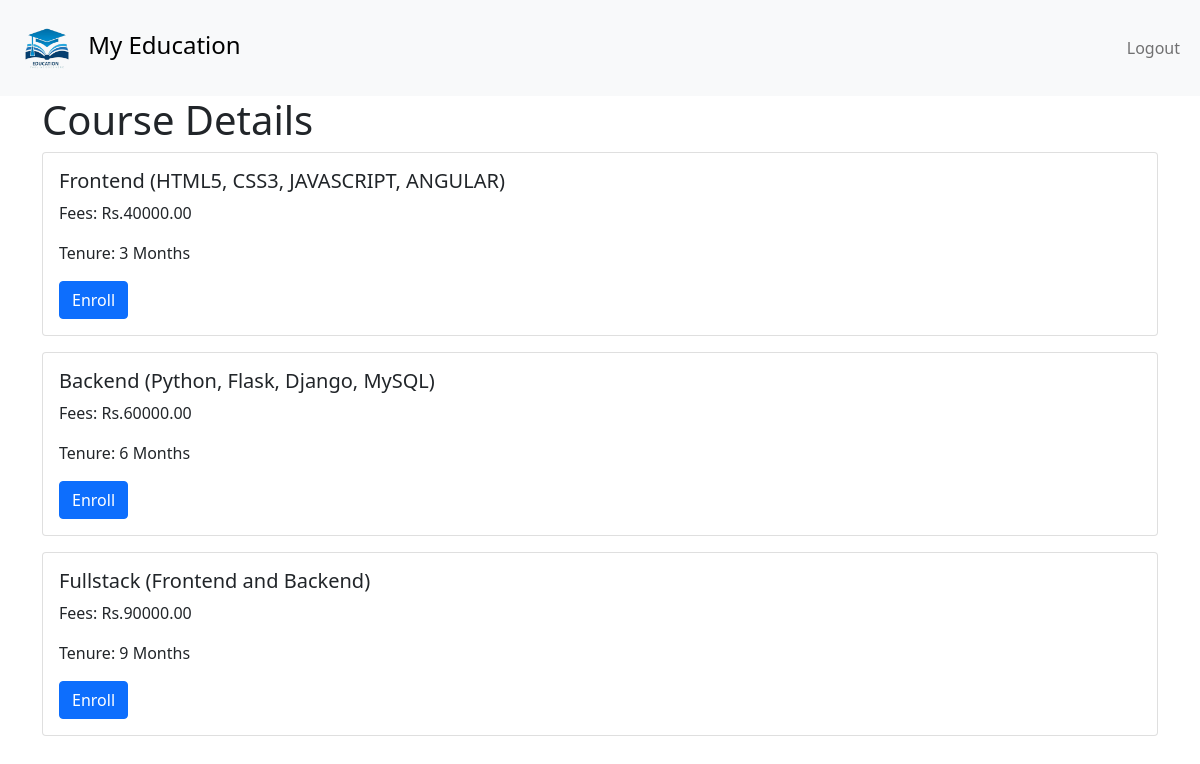
Screenshot of /college_details/buy_course/ (signed in) with the database file from the repository.
### college_details/models.py (models this page shows, shortened)
class Course(models.Model):
    name = models.CharField(max_length=100)
    fees = models.DecimalField(max_digits=10, decimal_places=2)
    tenure = models.CharField(max_length=50)

### college_details/views.py (the view)
# urls.py: path('buy_course/', views.buy_course, name='buy_course'),
@login_required
def buy_course(request):
    courses = Course.objects.all()
    return render(request, 'buy_course.html', {'courses': courses})

### college_details/custom_context_processors.py (called while the page is built)
def user_group(request):
    if request.user.is_authenticated:
        if request.user.is_superuser:
            user_group = 'Superuser'
        elif request.user.is_staff:
            user_group = 'Staff'
        else:
            user_group = 'Regular User'
    else:
        user_group = None
    return {'user_group': user_group}

### college_details/templates/buy_course.html (shortened to what this page needs)
{% extends 'base.html' %}
{% block body %}
<div class="container">
    <h1>Course Details</h1>
    {% for course in courses %}
    <div class="card mb-3">
        <div class="card-body">
            <h5 class="card-title">{{ course.name }}</h5>
            <p class="card-text">Fees: Rs.{{ course.fees }}</p>
            <p class="card-text">Tenure: {{ course.tenure }}</p>
            <a href="{% url 'contact_us' %}?course={{ course.name }}" class="btn btn-primary">Enroll</a>
        </div>
    </div>
    {% endfor %}
</div>
{% endblock %}

### rows the page displays
Course: name "Frontend (HTML5, CSS3, JAVASCRIPT, ANGULAR)", fees "40000.00", tenure "3 Months"
Course: name "Backend (Python, Flask, Django, MySQL)", fees "60000.00", tenure "6 Months"
Course: name "Fullstack (Frontend and Backend)", fees "90000.00", tenure "9 Months"
